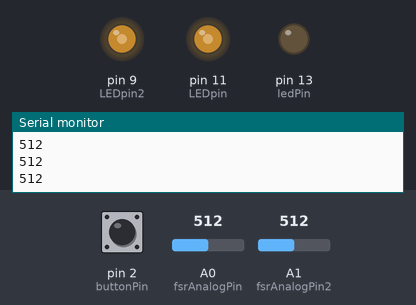
Recording of a sketch running on a simulated Arduino Uno, built with avr-gcc and run on an emulated ATmega328P. Shown: output pins drawn as LEDs (lit = HIGH), the last lines printed to the serial monitor. The test bench sets the inputs (shaded band); at power-on: A0 (fsrAnalogPin) = 512, A1 (fsrAnalogPin2) = 512, pin 2 (buttonPin) LOW.

Above: at 1.2 s.
1.3 s: A0 (fsrAnalogPin) set to 716
At 2.6 s:
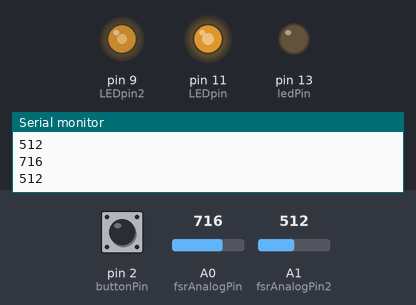
2.9 s: A1 (fsrAnalogPin2) set to 900
At 4.1 s:
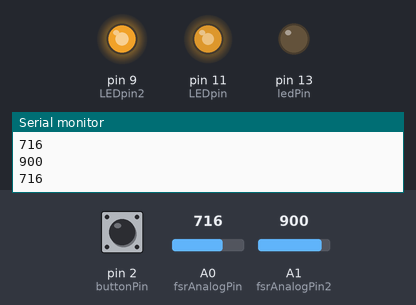
4.4 s: pin 2 (buttonPin) pulled HIGH for 0.25 s
At 4.61 s:
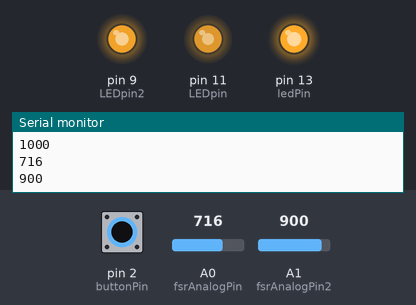
6.3 s: A0 (fsrAnalogPin) set to 511
At 7.2 s:
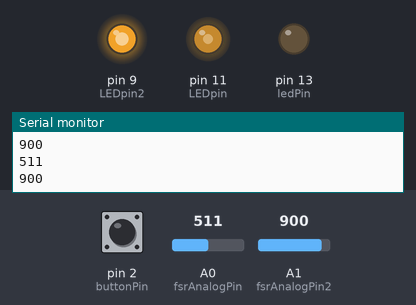
7.9 s: A1 (fsrAnalogPin2) set to 122
At 8.6 s:
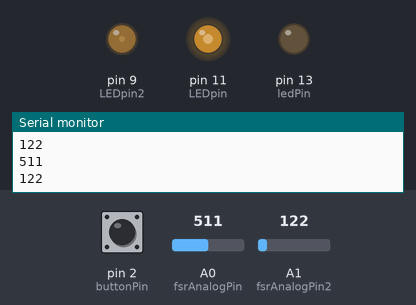
9.4 s: pin 2 (buttonPin) pulled HIGH for 1 s
At 9.9 s:
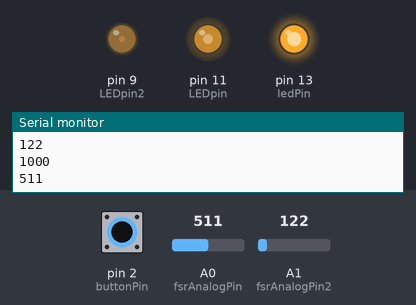
Timing chart, 0 to 12.4 s (numbered marks = the images above; inputs shaded):
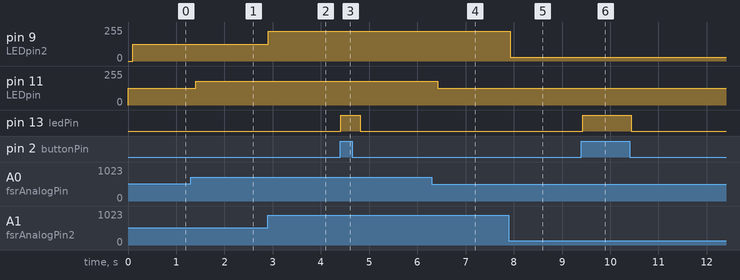

Measured:
- after the input at 1.3 s, pin 11 (LEDpin): 127/255 → 178/255 after 0.11 s
- after the input at 2.9 s, pin 9 (LEDpin2): 127/255 → 224/255 at once
- after the input at 4.4 s, pin 13 (ledPin): LOW → HIGH at once, → LOW 0.40 s later
- after the input at 6.3 s, pin 11 (LEDpin): 178/255 → 127/255 after 0.12 s
- after the input at 7.9 s, pin 9 (LEDpin2): 224/255 → 30/255 at once
- after the input at 9.4 s, pin 13 (ledPin): LOW → HIGH at once, → LOW 1.0 s later

The sketch:

sketch_FINAL.ino
```cpp
/*
 * Final Project Code Arduino
 * CS320
 * By: Michelle Gao, Annie Wang, and Ruby Feng
 * Date: 12/16/2017
 *
 * Code has been modified from examples from: https://www.arduino.cc/en/Tutorial/Button for the button,
 * http://bildr.org/2012/11/force-sensitive-resistor-arduino/
 * and https://learn.adafruit.com/force-sensitive-resistor-fsr/using-an-fsrfor the force sensitive resistors.
 */


// constants won't change. They're used here to
// set pin numbers:
const int buttonPin = 2;     // the number of the pushbutton pin
const int ledPin =  13;      // the number of the LED pin

// variables will change:
int buttonState = 0;         // variable for reading the pushbutton status

int fsrAnalogPin = 0; // FSR is connected to analog 0
int LEDpin = 11;      // connect Red LED to pin 11 (PWM pin)
int fsrReading;      // the analog reading from the FSR resistor divider
int LEDbrightness;

int fsrAnalogPin2 = 1; // FSR is connected to analog 0
int LEDpin2 = 9;      // connect Red LED to pin 11 (PWM pin)
int fsrReading2;      // the analog reading from the FSR resistor divider
int LEDbrightness2;

void setup(void) {
  Serial.begin(9600);   // We'll send debugging information via the Serial monitor
  pinMode(LEDpin, OUTPUT);
  pinMode(LEDpin2, OUTPUT);

  // initialize the LED pin as an output:
  pinMode(ledPin, OUTPUT);
  // initialize the pushbutton pin as an input:
  pinMode(buttonPin, INPUT);
}

void loop(void) {
  fsrReading = analogRead(fsrAnalogPin);
  //Serial.print("Analog reading = ");
  Serial.println(fsrReading);

  // we'll need to change the range from the analog reading (0-1023) down to the range
  // used by analogWrite (0-255) with map!
  LEDbrightness = map(fsrReading, 0, 1023, 0, 255);
  // LED gets brighter the harder you press
  analogWrite(LEDpin, LEDbrightness);

  delay(100);

   fsrReading2 = analogRead(fsrAnalogPin2);
  //Serial.print("Analog reading2 = ");
  Serial.println(fsrReading2);

  // we'll need to change the range from the analog reading (0-1023) down to the range
  // used by analogWrite (0-255) with map!
  LEDbrightness2 = map(fsrReading2, 0, 1023, 0, 255);
  // LED gets brighter the harder you press
  analogWrite(LEDpin2, LEDbrightness2);

  delay(100);

   // read the state of the pushbutton value:
  buttonState = digitalRead(buttonPin);

  // check if the pushbutton is pressed.
  // if it is, the buttonState is HIGH:
  if (buttonState == HIGH) {
    // turn LED on:
    digitalWrite(ledPin, HIGH);
    Serial.println(1000);
  } else {
    // turn LED off:
    digitalWrite(ledPin, LOW);
  }
}
```
